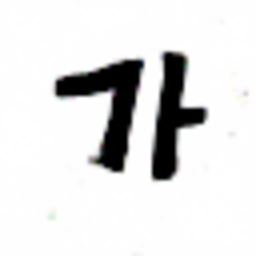
#> input picture sub_module/svg2ttf/data/AC00.png, 256 x 256 px; its folder holds only this picture in this run
$ python main.py   (older library calls are emulated)
#> lines starting #> are read from the running program, lines starting #| are printed output that depends on the picture
#> in processing, input_PIL is the input picture: PIL image 256x256 RGBA; mean R, G, B, A 225.3, 225.3, 225.3, 255
### sub_module/svg2ttf/modify.py
#!/usr/bin/python3
# -*- coding: utf-8 -*-
from PIL import Image, ImageChops, ImageOps
from svg2ttf import insert2target, svgicon2svgfont, svg2ttf, cp_svg
import os
# [6 lines of commented-out code are left out]
import numpy as np
import cv2


def scale(image, max_size, method=Image.ANTIALIAS):
    im_aspect = float(image.size[0]) / float(image.size[1])
    out_aspect = float(max_size[0]) / float(max_size[1])
    if im_aspect >= out_aspect:
        scaled = image.resize(
            (max_size[0], int((float(max_size[0]) / im_aspect) + 0.5)), method)
    else:
        scaled = image.resize(
            (int((float(max_size[1]) * im_aspect) + 0.5), max_size[1]), method)

    offset = (int((max_size[0] - scaled.size[0]) / 2), int(
        (max_size[1] - scaled.size[1]) / 2))
    # print(offset)
    back = Image.new("RGB", max_size, "white")
    back.paste(scaled, offset)
    return back


def trim_resize_PIL(input_PIL, width, height, border):
#> called with width = 216, height = 216, border = 20
    bg = Image.new(input_PIL.mode, input_PIL.size, input_PIL.getpixel((0, 0)))
    diff = ImageChops.difference(input_PIL, bg)
    diff = ImageChops.add(diff, diff, 2.0, -100)
    bbox = diff.getbbox()
#> bbox = None
    image_output = input_PIL.crop(bbox)
    image_output = scale(image_output, [width, height])
#> in scale, `back = Image.new("RGB", max_size, "white")`: back: PIL image 216x216 RGB; every value is 255
    image_output = ImageOps.expand(image_output, border=border, fill='white')
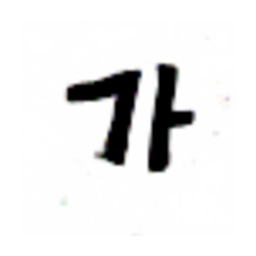
#> image_output: PIL image 256x256 RGB; mean R, G, B 233.9, 233.8, 233.9
    return image_output


def resize_trim_PIL(input_PIL, width, height, border):
    # resize
    image_output = scale(input_PIL, [width, height])
    image_output = ImageOps.expand(image_output, border=border, fill='white')

    # trim
    bg = Image.new(image_output.mode, image_output.size, image_output.getpixel((0, 0)))
    diff = ImageChops.difference(image_output, bg)
    diff = ImageChops.add(diff, diff, 2.0, -100)
    bbox = diff.getbbox()
    image_output = image_output.crop(bbox)
    return image_output


def noise_filter(PIL_img):
    """
    IF use convertio, THEN just pass out the input
    ELSE, take PIL image and return PIL image
    """
    kernel = np.ones((5,5), np.uint8)
    PlL_img = cv2.erode(np.array(PIL_img), kernel, iterations = 1)
    PlL_img = cv2.dilate(np.array(PIL_img), kernel, iterations = 1)
    denoides_img = PIL_img

    return denoides_img


# [46 lines of commented-out code are left out]


def vectoralize_potrace(PIL_img, unicod):
    """
    take PIL, convert to svg and save to vectored_local_svg
    """
    path = 'tmp/'
    if not os.path.isdir("./" + path):
        os.mkdir("./" + path)

    file_name = 'u' + unicod.upper() + '-UNI' + unicod.lower()
    PIL_img.save(path + file_name + '.bmp')
    # logging.info(":: [system call] potrace -s %s" % (path + file_name + '.bmp'))
    os.system("potrace -s %s" % (path + file_name + '.bmp'))
    vectored_local_svg = path + file_name + '.svg'
    return vectored_local_svg


def svgs2ttf(svg_set):
    """
    go through hash 'svg_set', read each unicode & svgfile, compine all to one ttf file and return single ttf file
    svg_set is svg filenames
    """
    DEFAULT_SVG = 'assets/base.svg'
    FONT_NAME = 'MyFont'
    NEW_SVG = FONT_NAME + ".svg"
    cp_svg(DEFAULT_SVG, NEW_SVG)
    for svg in svg_set:
        svgicon2svgfont(svg, 'making_tmp.svg')
        insert2target('making_tmp.svg', NEW_SVG)

    # svg2woff(NEW_SVG)
    svg2ttf(NEW_SVG)
    os.remove('making_tmp.svg')
    # logging.info(":: svgs2ttf done! removed file [%s]" % ('making_tmp.svg'))

    # woff_converted = FONT_NAME + '.woff'
    ttf_converted = FONT_NAME + '.ttf'
    return ttf_converted

### sub_module/svg2ttf/svg2ttf.py
#!/usr/bin/python3
# -*- coding: utf-8 -*-
import xml.etree.ElementTree as ET
import os, logging


# [67 lines left out: functions svgicon2svgfont, insert2target, svg2woff, svg2ttf, not called in this run]


def cp_svg(source, target):
    source = ET.parse(source)
    source.write(target)

### sub_module/svg2ttf/data.py
import os


def get_data_unicodes(path = "data"):
	unicodes = []
	for l in os.listdir(path):
		if l != ".DS_Store":
	 		unicodes.append(l.split(".")[0])
	return sorted(unicodes)


# [6 lines left out: function get_data_address, not called in this run]

### sub_module/svg2ttf/main.py
#!/usr/bin/python3
# -*- coding: utf-8 -*-
from PIL import Image, ImageChops, ImageOps
from modify import trim_resize_PIL, noise_filter, svgs2ttf, resize_trim_PIL, vectoralize_potrace
from data import get_data_unicodes, get_data_address


def processing():

	path = "data"
	unicodes = get_data_unicodes(path)
	# input_address = get_data_address(path)
	svg_set = []
	output_images = {}

	for input_unicode in unicodes:
		"""
    	이미지를 로드하고 PIL Image로 변환하여 반환
    	- 입력 : url
    	- 반환 : image
    	"""
		input_address = "" + path + "/" + input_unicode + ".png"
		input_PIL = Image.open(input_address)
		# input_PIL.save("input_PIL.png")

		modified_PIL = trim_resize_PIL(input_PIL, 216, 216, 20)
		# modified_PIL.save("modified_PIL.png")

		output_images[input_unicode] = modified_PIL
		# ??? output_images = written2all(input_unicode, modified_PIL, opt, is_demo, unicodes)

		for output_unicode, output_image in output_images.items():

			filterd = noise_filter(output_image)
			filterd = resize_trim_PIL(filterd, 800, 1000, 0)
			vectoralized = vectoralize_potrace(filterd, output_unicode)
			svg_set.append(vectoralized)
#> this loop made 1 pass
#> (output_unicode, bbox in resize_trim_PIL, path in vectoralize_potrace, file_name in vectoralize_potrace, vectoralized) on pass 1: ('AC00', (207, 298, 609, 639), 'tmp/', 'uAC00-UNIac00', 'tmp/uAC00-UNIac00.svg')
#> pass 1, in noise_filter, `PlL_img = cv2.erode(np.array(PIL_img), kernel, iterations = 1)`:
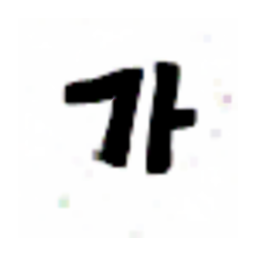
#> PlL_img: shape (256, 256, 3); mean R, G, B 228, 227.9, 227.9
#> pass 1, in noise_filter, `PlL_img = cv2.dilate(np.array(PIL_img), kernel, iterations = 1)`:
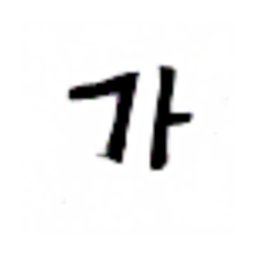
#> PlL_img: shape (256, 256, 3); mean R, G, B 239.5, 239.4, 239.5
#> after the loop:
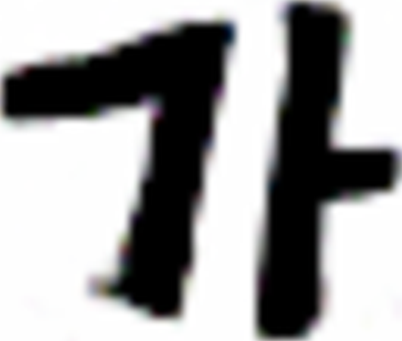
#> filterd: PIL image 402x341 RGB; mean R, G, B 158.8, 158.6, 158.9
#> after the loop, svg_set = ['tmp/uAC00-UNIac00.svg']

		modified_PIL = resize_trim_PIL(modified_PIL, 800, 1000, 0)
#> call 2 of resize_trim_PIL, with width = 800, height = 1000, border = 0
#> call 3 of scale, with method = 1
#> in scale (call 3), `back.paste(scaled, offset)`:
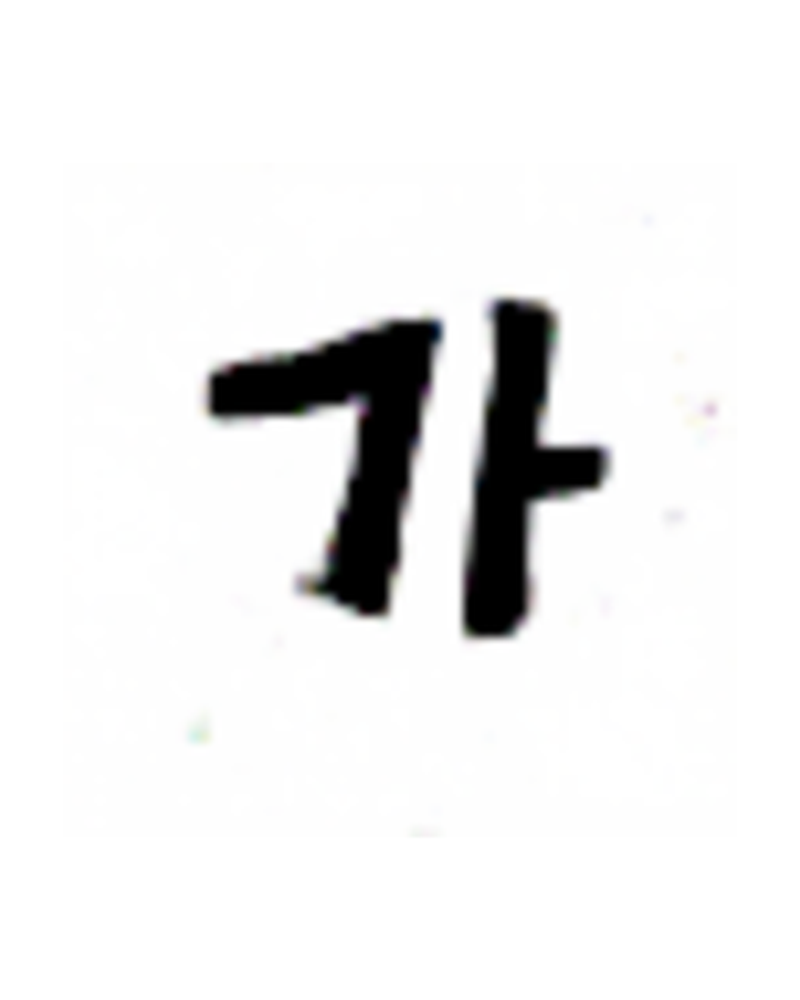
#> back: PIL image 800x1000 RGB; mean R, G, B 238.1, 238.1, 238.1
#> in resize_trim_PIL (call 2), `diff = ImageChops.difference(image_output, bg)`:
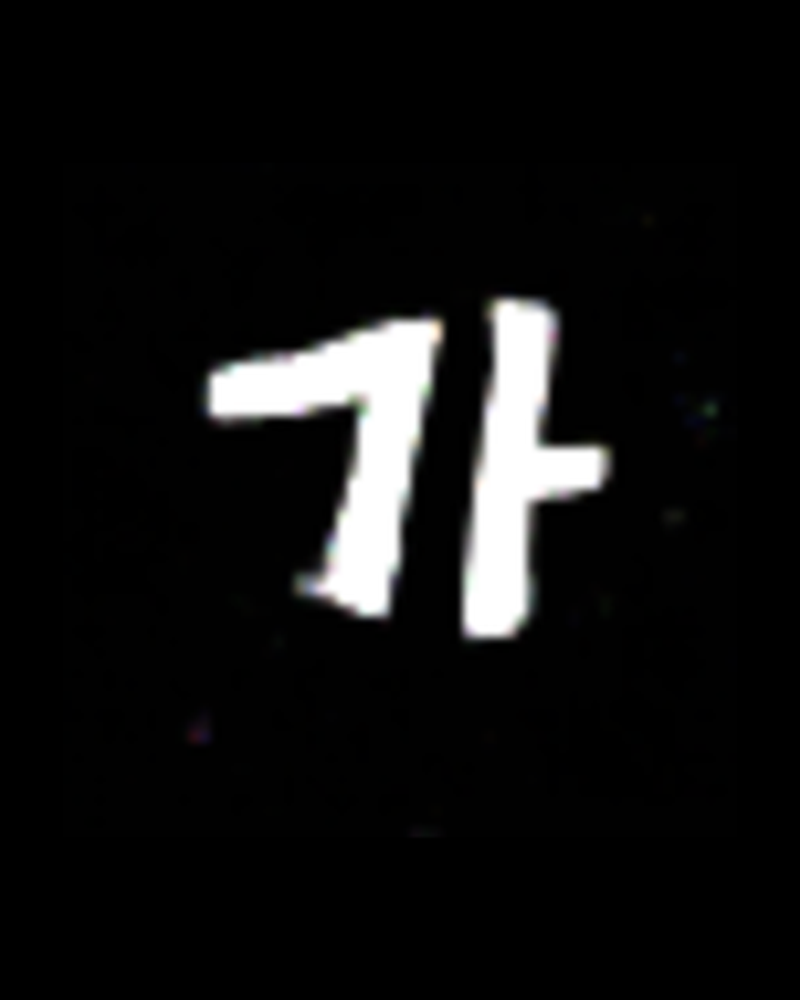
#> diff: PIL image 800x1000 RGB; mean R, G, B 16.9, 16.9, 16.9
#> in resize_trim_PIL (call 2), `diff = ImageChops.add(diff, diff, 2.0, -100)`:
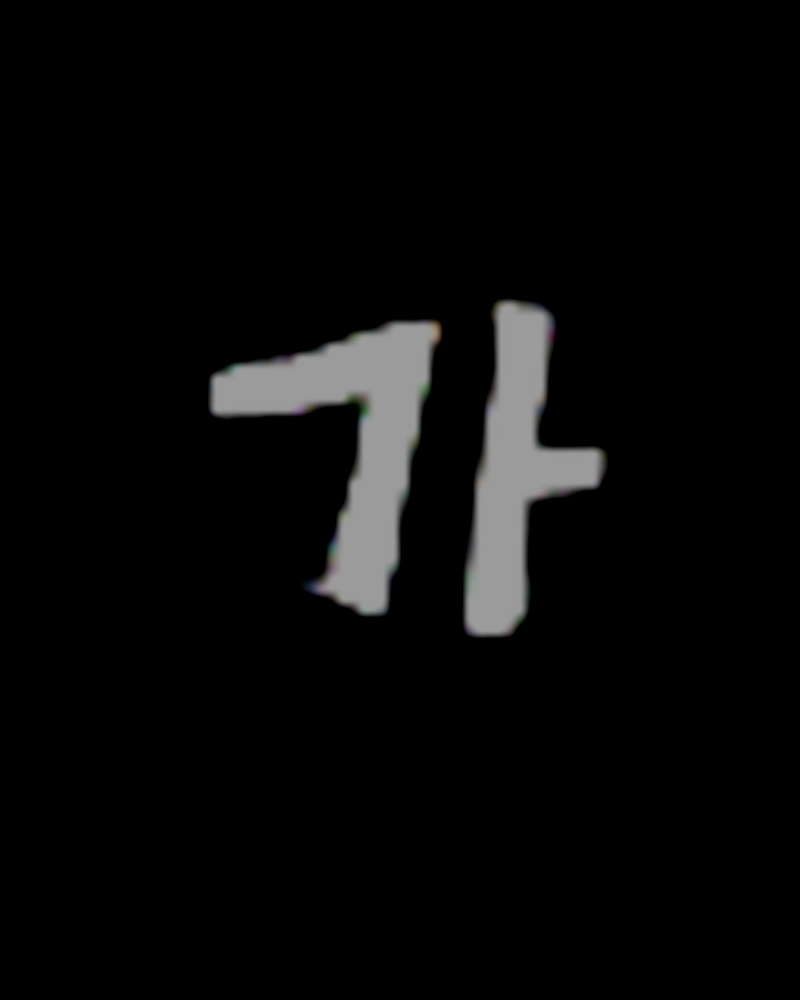
#> diff: PIL image 800x1000 RGB; mean R, G, B 8.8, 8.8, 8.8
		vectored_svg = vectoralize_potrace(modified_PIL, input_unicode)
#> vectored_svg = 'tmp/uAC00-UNIac00.svg'
		# print(vectored_svg)

		svg_set.append(vectored_svg)

	ttf_converted = svgs2ttf(svg_set)


if __name__ == '__main__':
#> (the run stopped early here; a loop or call above may not have finished)

$ run again, on sub_module/svg2ttf/data/AC12.png
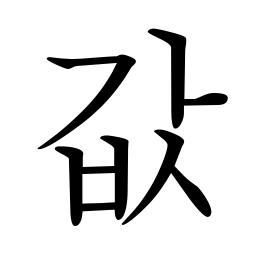
#> input picture sub_module/svg2ttf/data/AC12.png, 256 x 256 px
#> in processing, input_PIL is the input picture: PIL image 256x256 RGBA; mean R, G, B, A 223.5, 223.5, 223.5, 255
#> bg: PIL image 256x256 RGBA; every value is 255
#> in trim_resize_PIL, `bbox = diff.getbbox()`: bbox = None
#> the loop in processing, `for output_unicode, output_image in output_images.items(): ` made 1 pass
#> (output_unicode, bbox in resize_trim_PIL, path in vectoralize_potrace, file_name in vectoralize_potrace, vectoralized) on pass 1: ('AC12', (162, 238, 664, 759), 'tmp/', 'uAC12-UNIac12', 'tmp/uAC12-UNIac12.svg')
#> after the loop in processing, `for output_unicode, output_image in output_images.items():`:
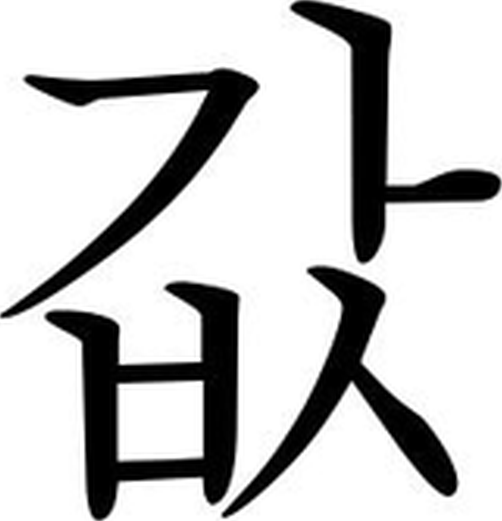
#> filterd: PIL image 502x521 RGB; min 0, max 255, mean 200
#> after the loop in processing, `for output_unicode, output_image in output_images.items():`: svg_set = ['tmp/uAC12-UNIac12.svg']
#> in resize_trim_PIL (call 2), `diff = ImageChops.add(diff, diff, 2.0, -100)`:
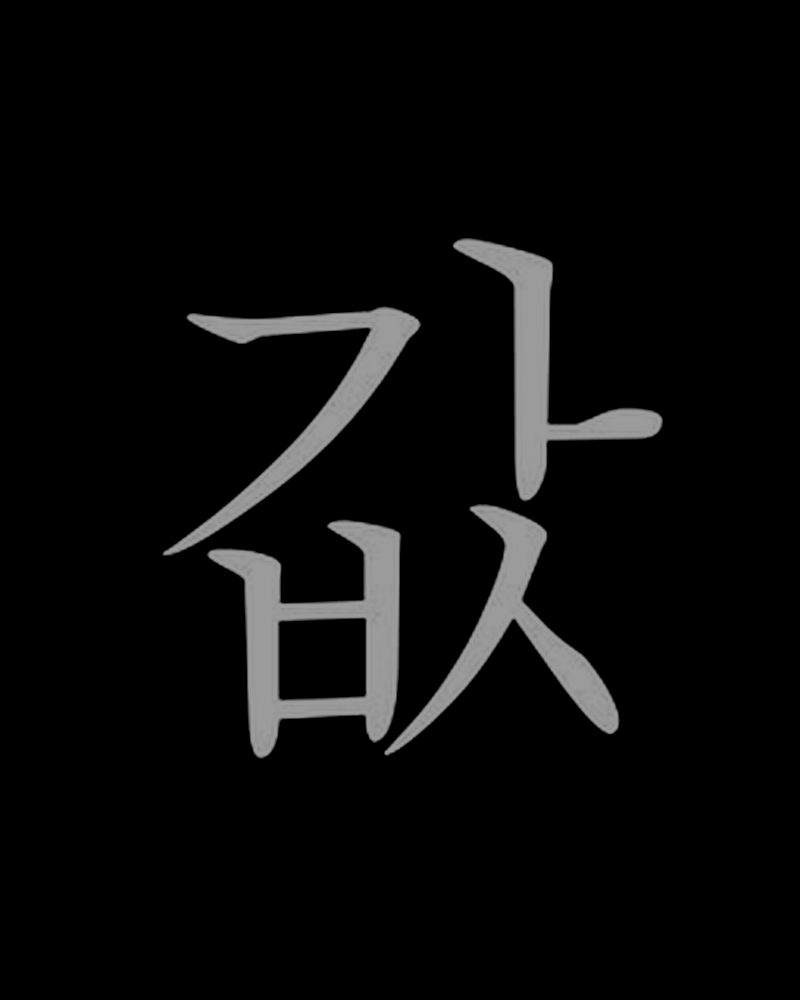
#> diff: PIL image 800x1000 RGB; min 0, max 155, mean 10.1
#> vectored_svg = 'tmp/uAC12-UNIac12.svg'
